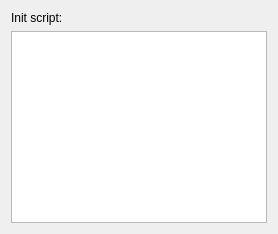
<ui version="4.0" >
 <class>Preferences</class>
 <widget class="QWidget" name="Preferences" >
  <layout class="QGridLayout" name="gridLayout" >
   <item row="0" column="0" >
    <widget class="QLabel" name="l1" >
     <property name="text" >
      <string>Init script:</string>
     </property>
    </widget>
   </item>
   <item row="1" column="0" >
    <widget class="KTextEdit" name="kcm_InitScript" />
   </item>
  </layout>
 </widget>
 <customwidgets>
  <customwidget>
   <class>KTextEdit</class>
   <extends>QTextEdit</extends>
   <header>ktextedit.h</header>
  </customwidget>
 </customwidgets>
 <includes>
  <include location="local" >ktextedit.h</include>
 </includes>
 <resources/>
 <connections/>
</ui>
